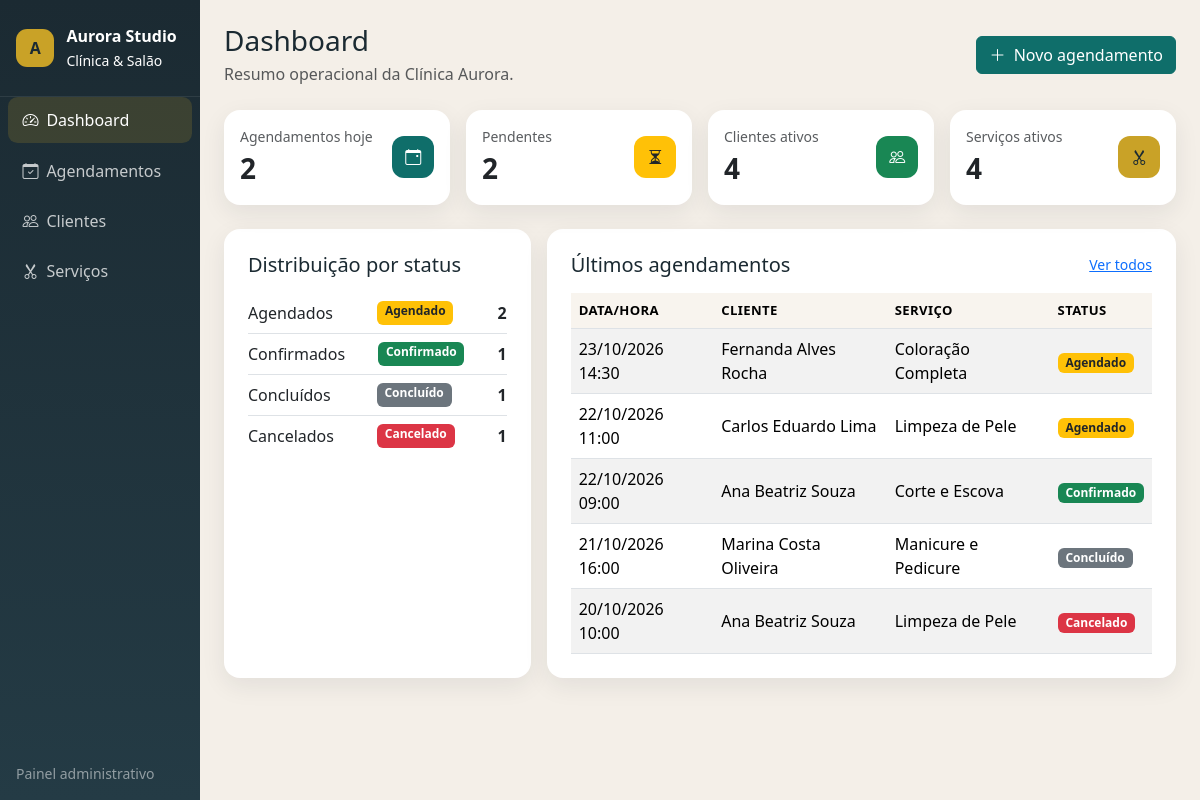
The page / on the database its author committed.
### tables this page shows
CREATE TABLE agendamentos (
    id           INT UNSIGNED AUTO_INCREMENT PRIMARY KEY,
    cliente_id   INT UNSIGNED NOT NULL,
    servico_id   INT UNSIGNED NOT NULL,
    data_hora    DATETIME     NOT NULL,
    status       ENUM('agendado', 'confirmado', 'concluido', 'cancelado')
                 NOT NULL DEFAULT 'agendado',
    observacoes  VARCHAR(255) NULL,
    criado_em    TIMESTAMP    NOT NULL DEFAULT CURRENT_TIMESTAMP,
    CONSTRAINT fk_agendamentos_cliente
        FOREIGN KEY (cliente_id) REFERENCES clientes(id)
        ON UPDATE CASCADE ON DELETE RESTRICT,
    CONSTRAINT fk_agendamentos_servico
        FOREIGN KEY (servico_id) REFERENCES servicos(id)
        ON UPDATE CASCADE ON DELETE RESTRICT,
    INDEX idx_agendamentos_data (data_hora),
    INDEX idx_agendamentos_status (status)
);

CREATE TABLE clientes (
    id               INT UNSIGNED AUTO_INCREMENT PRIMARY KEY,
    nome             VARCHAR(120) NOT NULL,
    telefone         VARCHAR(20)  NOT NULL,
    email            VARCHAR(120) NOT NULL,
    cpf              VARCHAR(14)  NULL,
    data_nascimento  DATE         NULL,
    status           ENUM('ativo', 'inativo') NOT NULL DEFAULT 'ativo',
    observacoes      TEXT         NULL,
    criado_em        TIMESTAMP    NOT NULL DEFAULT CURRENT_TIMESTAMP,
    UNIQUE KEY uk_clientes_email (email),
    UNIQUE KEY uk_clientes_cpf (cpf)
);

CREATE TABLE servicos (
    id               INT UNSIGNED AUTO_INCREMENT PRIMARY KEY,
    nome             VARCHAR(100) NOT NULL,
    duracao_minutos  INT UNSIGNED NOT NULL DEFAULT 30,
    preco            DECIMAL(10,2) NOT NULL DEFAULT 0.00,
    status           ENUM('ativo', 'inativo') NOT NULL DEFAULT 'ativo'
);

### index.php (the view, shortened to what this page needs)
<?php
require_once __DIR__ . '/includes/conexao.php';
$totalClientes = (int) $pdo->query("SELECT COUNT(*) FROM clientes WHERE status = 'ativo'")->fetchColumn();
$totalServicos = (int) $pdo->query("SELECT COUNT(*) FROM servicos WHERE status = 'ativo'")->fetchColumn();
$totalHoje = (int) $pdo->query(
    "SELECT COUNT(*) FROM agendamentos
     WHERE DATE(data_hora) = CURDATE()
       AND status IN ('agendado', 'confirmado')"
)->fetchColumn();
$totalPendentes = (int) $pdo->query(
    "SELECT COUNT(*) FROM agendamentos WHERE status = 'agendado'"
)->fetchColumn();
$ultimos = $pdo->query(
    "SELECT a.id, a.data_hora, a.status, c.nome AS cliente, s.nome AS servico
     FROM agendamentos a
     INNER JOIN clientes c ON c.id = a.cliente_id
     INNER JOIN servicos s ON s.id = a.servico_id
     ORDER BY a.data_hora DESC
     LIMIT 8"
)->fetchAll();
$porStatus = $pdo->query(
    "SELECT status, COUNT(*) AS total
     FROM agendamentos
     GROUP BY status"
)->fetchAll();
$mapaStatus = [
    'agendado'   => 0,
    'confirmado' => 0,
    'concluido'  => 0,
    'cancelado'  => 0,
];
foreach ($porStatus as $linha) {
    $mapaStatus[$linha['status']] = (int) $linha['total'];
}
require_once __DIR__ . '/includes/header.php';
?>
<div class="d-flex flex-wrap justify-content-between align-items-center mb-4 gap-2">
    <div>
        <h1 class="h3 mb-1">Dashboard</h1>
        <p class="text-muted mb-0">Resumo operacional da Clínica Aurora.</p>
    </div>
    <a href="agendamento-form.php" class="btn btn-aurora">
        <i class="bi bi-plus-lg me-1"></i> Novo agendamento
    </a>
</div>
<div class="row g-3 mb-4">
    <div class="col-12 col-sm-6 col-xl-3">
        <div class="card stat-card h-100">
            <div class="card-body d-flex justify-content-between align-items-center">
                <div>
                    <div class="text-muted small">Agendamentos hoje</div>
                    <div class="fs-3 fw-semibold"><?= $totalHoje ?></div>
                </div>
                <div class="icon-wrap bg-teal"><i class="bi bi-calendar-event"></i></div>
            </div>
        </div>
    </div>
    <div class="col-12 col-sm-6 col-xl-3">
        <div class="card stat-card h-100">
            <div class="card-body d-flex justify-content-between align-items-center">
                <div>
                    <div class="text-muted small">Pendentes</div>
                    <div class="fs-3 fw-semibold"><?= $totalPendentes ?></div>
                </div>
                <div class="icon-wrap bg-warning text-dark"><i class="bi bi-hourglass-split"></i></div>
            </div>
        </div>
    </div>
    <div class="col-12 col-sm-6 col-xl-3">
        <div class="card stat-card h-100">
            <div class="card-body d-flex justify-content-between align-items-center">
                <div>
                    <div class="text-muted small">Clientes ativos</div>
                    <div class="fs-3 fw-semibold"><?= $totalClientes ?></div>
                </div>
                <div class="icon-wrap bg-success"><i class="bi bi-people"></i></div>
            </div>
        </div>
    </div>
    <div class="col-12 col-sm-6 col-xl-3">
        <div class="card stat-card h-100">
            <div class="card-body d-flex justify-content-between align-items-center">
                <div>
                    <div class="text-muted small">Serviços ativos</div>
                    <div class="fs-3 fw-semibold"><?= $totalServicos ?></div>
                </div>
                <div class="icon-wrap bg-gold"><i class="bi bi-scissors"></i></div>
            </div>
        </div>
    </div>
</div>
<div class="row g-3">
    <div class="col-lg-4">
        <div class="panel p-4 h-100">
            <h2 class="h5 mb-3">Distribuição por status</h2>
            <ul class="list-group list-group-flush">
                <li class="list-group-item d-flex justify-content-between px-0">Agendados <?= badge_agendamento('agendado') ?> <strong><?= $mapaStatus['agendado'] ?></strong></li>
                <li class="list-group-item d-flex justify-content-between px-0">Confirmados <?= badge_agendamento('confirmado') ?> <strong><?= $mapaStatus['confirmado'] ?></strong></li>
                <li class="list-group-item d-flex justify-content-between px-0">Concluídos <?= badge_agendamento('concluido') ?> <strong><?= $mapaStatus['concluido'] ?></strong></li>
                <li class="list-group-item d-flex justify-content-between px-0">Cancelados <?= badge_agendamento('cancelado') ?> <strong><?= $mapaStatus['cancelado'] ?></strong></li>
            </ul>
        </div>
    </div>
    <div class="col-lg-8">
        <div class="panel p-4">
            <div class="d-flex justify-content-between align-items-center mb-3">
                <h2 class="h5 mb-0">Últimos agendamentos</h2>
                <a href="agendamentos.php" class="small">Ver todos</a>
            </div>
            <div class="table-responsive">
                <table class="table table-striped table-hover align-middle mb-0">
                    <thead>
                        <tr>
                            <th>Data/hora</th>
                            <th>Cliente</th>
                            <th>Serviço</th>
                            <th>Status</th>
                        </tr>
                    </thead>
                    <tbody>
                    <?php if (!$ultimos): ?>
                        <tr><td colspan="4" class="text-center text-muted py-4">Nenhum agendamento cadastrado.</td></tr>
                    <?php else: ?>
                        <?php foreach ($ultimos as $item): ?>
                            <tr>
                                <td><?= e(formatar_data_hora($item['data_hora'])) ?></td>
                                <td><?= e($item['cliente']) ?></td>
                                <td><?= e($item['servico']) ?></td>
                                <td><?= badge_agendamento($item['status']) ?></td>
                            </tr>
                        <?php endforeach; ?>
                    <?php endif; ?>
                    </tbody>
                </table>
            </div>
        </div>
    </div>
</div>
<?php require_once __DIR__ . '/includes/footer.php'; ?>

### includes/header.php (shortened to what this page needs)
<?php
$paginaAtual = basename($_SERVER['SCRIPT_NAME'] ?? 'index.php');
function nav_ativo(string $arquivo, string $paginaAtual): string
{
    return $arquivo === $paginaAtual ? 'active' : '';
}
$itensMenu = [
    ['index.php', 'bi-speedometer2', 'Dashboard'],
    ['agendamentos.php', 'bi-calendar-check', 'Agendamentos'],
    ['clientes.php', 'bi-people', 'Clientes'],
    ['servicos.php', 'bi-scissors', 'Serviços'],
];
?>
<!DOCTYPE html>
<html lang="pt-br">
<head>
    <link href="https://cdn.jsdelivr.net/npm/bootstrap@5.3.3/dist/css/bootstrap.min.css" rel="stylesheet">
    <link href="https://cdn.jsdelivr.net/npm/bootstrap-icons@1.11.3/font/bootstrap-icons.min.css" rel="stylesheet">
    <link href="assets/css/app.css" rel="stylesheet">
</head>
<body>
<div class="container-fluid">
    <div class="row">
        <aside class="col-lg-2 d-none d-lg-flex flex-column aurora-sidebar min-vh-100 p-0">
            <div class="brand-block px-3 py-4">
                <div class="brand-mark">A</div>
                <div>
                    <strong class="d-block">Aurora Studio</strong>
                    <small>Clínica &amp; Salão</small>
                </div>
            </div>
            <ul class="nav flex-column aurora-nav px-2">
                <?php foreach ($itensMenu as [$href, $icone, $label]): ?>
                    <li class="nav-item">
                        <a class="nav-link <?= nav_ativo($href, $paginaAtual) ?>" href="<?= e($href) ?>">
                            <i class="bi <?= e($icone) ?> me-2"></i><?= e($label) ?>
                        </a>
                    </li>
                <?php endforeach; ?>
            </ul>
            <div class="mt-auto px-3 py-3 small text-white-50">
                Painel administrativo
            </div>
        </aside>
        <main class="col-lg-10 ms-sm-auto px-3 px-md-4 py-4 aurora-main">

### includes/helpers.php (shortened to what this page needs)
<?php
function e(?string $value): string
{
    return htmlspecialchars((string) $value, ENT_QUOTES, 'UTF-8');
}
function badge_agendamento(string $status): string
{
    $map = [
        'agendado'   => ['bg-warning text-dark', 'Agendado'],
        'confirmado' => ['bg-success', 'Confirmado'],
        'concluido'  => ['bg-secondary', 'Concluído'],
        'cancelado'  => ['bg-danger', 'Cancelado'],
    ];
    [$class, $label] = $map[$status] ?? ['bg-light text-dark', $status];
    return '<span class="badge ' . $class . '">' . e($label) . '</span>';
}
function formatar_data_hora(?string $datetime): string
{
    $dt = DateTime::createFromFormat('Y-m-d H:i:s', $datetime);
    return $dt ? $dt->format('d/m/Y H:i') : e($datetime);
}

### includes/footer.php (shortened to what this page needs)
        </main>
    </div>
</div>
</body>
</html>

### assets/css/app.css (style rules this page uses)
:root { --aurora-ink: #1b2a32; --aurora-teal: #0f6e6a; --aurora-teal-dark: #0b524f; --aurora-sand: #f4efe8; --aurora-gold: #c9a227; }
body { background: var(--aurora-sand); color: var(--aurora-ink); font-family: "Segoe UI", system-ui, -apple-system, sans-serif; }
.aurora-topbar, .aurora-sidebar { background: linear-gradient(180deg, var(--aurora-ink) 0%, #243b45 100%); }
.brand-block { display: flex; align-items: center; gap: 0.75rem; color: #fff; border-bottom: 1px solid rgba(255, 255, 255, 0.08); }
.brand-mark { width: 2.4rem; height: 2.4rem; border-radius: 0.7rem; background: var(--aurora-gold); color: var(--aurora-ink); display: grid; place-items: center; font-weight: 700; }
.aurora-nav .nav-link { color: rgba(255, 255, 255, 0.75); border-radius: 0.6rem; padding: 0.7rem 0.9rem; margin-bottom: 0.25rem; }
.aurora-nav .nav-link:hover, .aurora-nav .nav-link.active { background: rgba(201, 162, 39, 0.18); color: #fff; }
.stat-card { border: 0; border-radius: 1rem; box-shadow: 0 8px 24px rgba(27, 42, 50, 0.08); }
.stat-card .icon-wrap { width: 2.6rem; height: 2.6rem; border-radius: 0.75rem; display: grid; place-items: center; color: #fff; }
.bg-teal { background: var(--aurora-teal); }
.bg-gold { background: var(--aurora-gold); color: var(--aurora-ink) !important; }
.panel { background: #fff; border-radius: 1rem; box-shadow: 0 8px 24px rgba(27, 42, 50, 0.08); }
.btn-aurora { background: var(--aurora-teal); border-color: var(--aurora-teal); color: #fff; }
.table thead th { background: #f8f4ee; font-size: 0.82rem; text-transform: uppercase; letter-spacing: 0.03em; }

### rows shown on the page
agendamentos: data_hora "23/10/2026 14:30", cliente.nome "Fernanda Alves Rocha", servico.nome "Coloração Completa", label "Agendado"
agendamentos: data_hora "22/10/2026 11:00", cliente.nome "Carlos Eduardo Lima", servico.nome "Limpeza de Pele", label "Agendado"
agendamentos: data_hora "22/10/2026 09:00", cliente.nome "Ana Beatriz Souza", servico.nome "Corte e Escova", label "Confirmado"
agendamentos: data_hora "21/10/2026 16:00", cliente.nome "Marina Costa Oliveira", servico.nome "Manicure e Pedicure", label "Concluído"
agendamentos: data_hora "20/10/2026 10:00", cliente.nome "Ana Beatriz Souza", servico.nome "Limpeza de Pele", label "Cancelado"

### other values the page prints
$label "Dashboard"
$label "Agendamentos"
$label "Clientes"
$label "Serviços"
$totalHoje "2"
$totalPendentes "2"
$totalClientes "4"
$totalServicos "4"
$label "Agendado Confirmado Concluído Cancelado"
$mapaStatus['agendado'] "2"
$mapaStatus['confirmado'] "1"
$mapaStatus['concluido'] "1"
$mapaStatus['cancelado'] "1"
